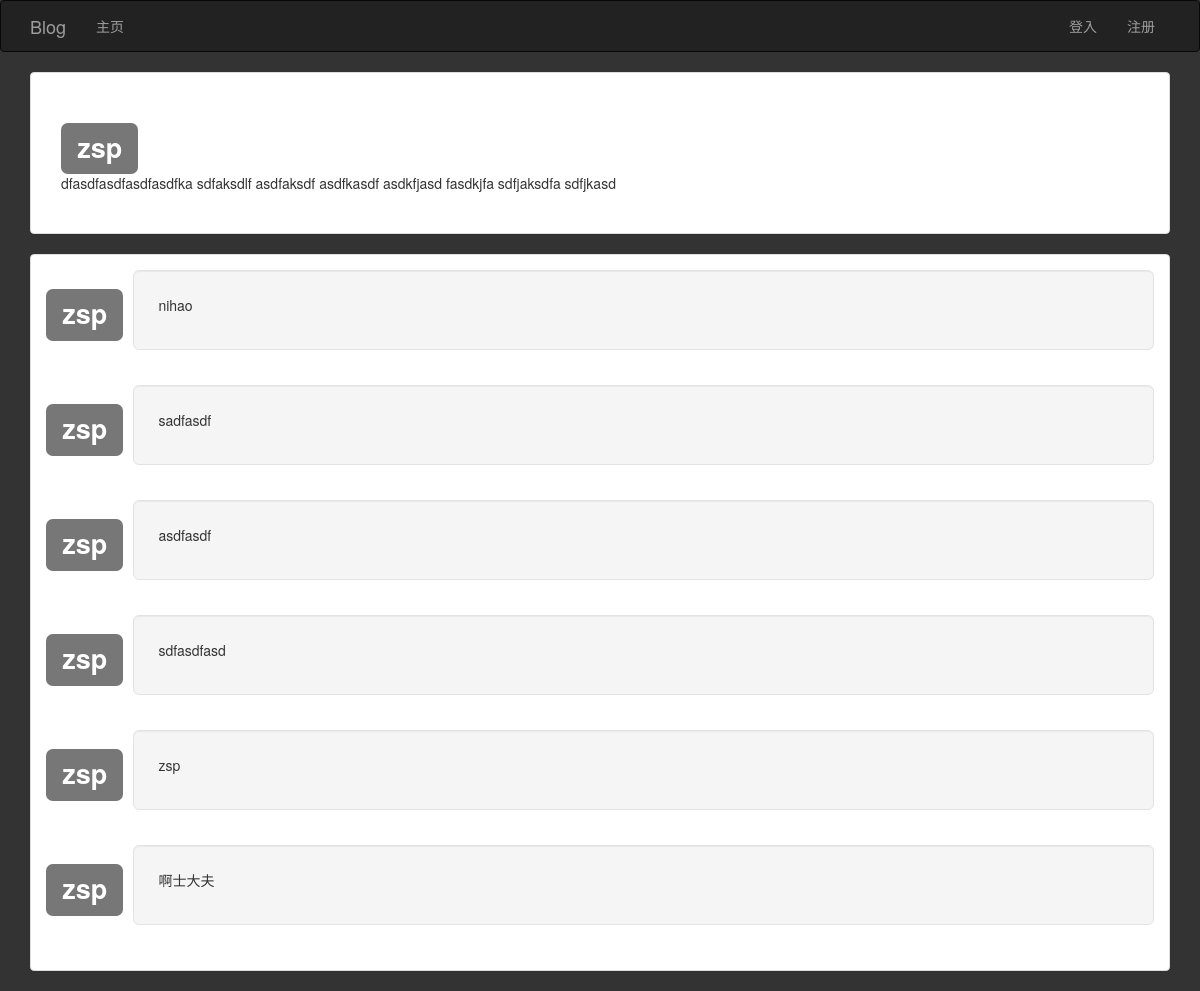
/post/107, run on an earlier commit of the app's database.
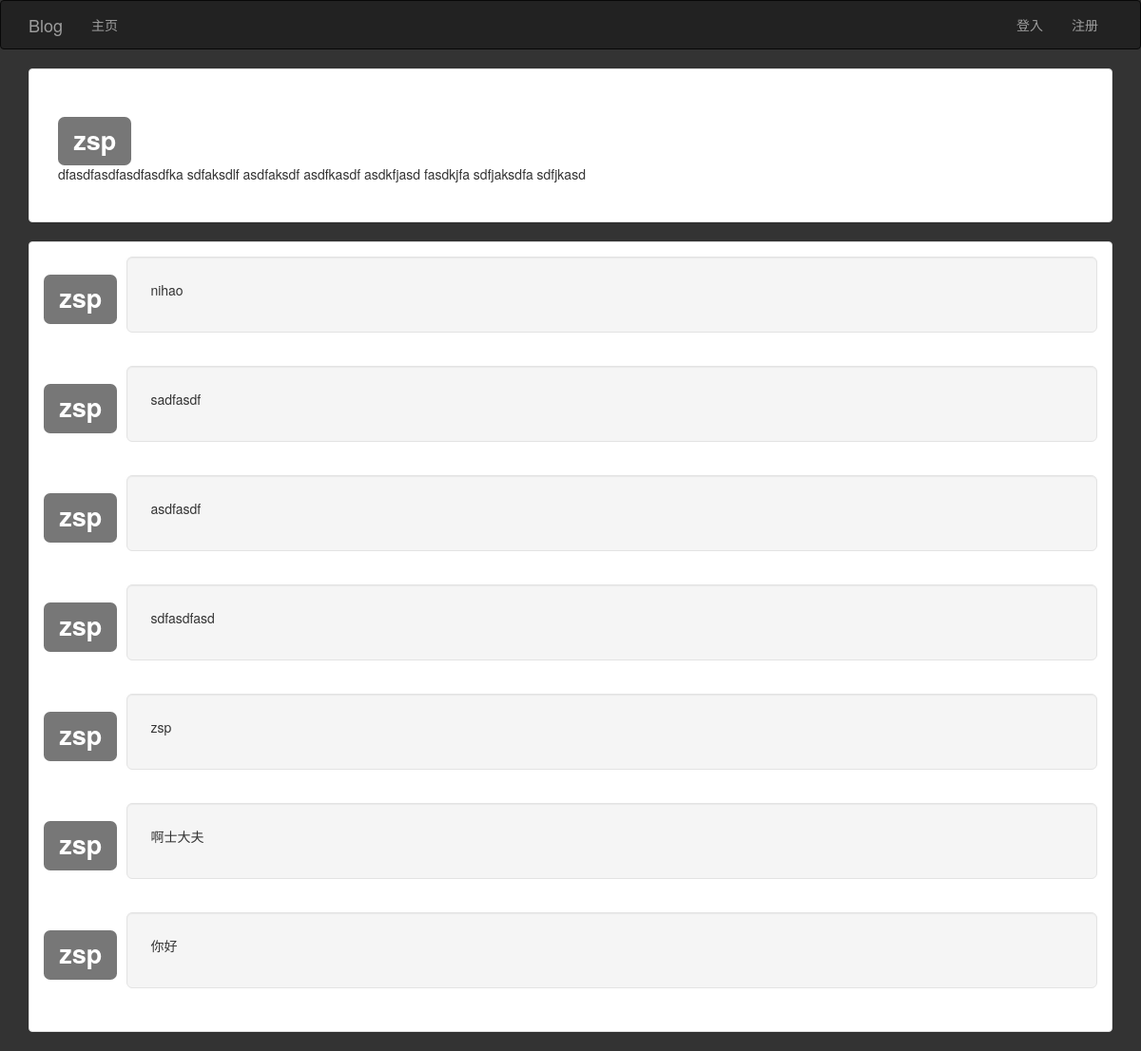
And on a later commit of the database.
### app/models.py (models this page shows, shortened)
class Post(db.Model):
	__tablename__ = 'posts'
	id = db.Column(db.Integer,primary_key=True)
	title = db.Column(db.String(64))
	subtitle = db.Column(db.String(64))
	body = db.Column(db.Text)
	body_html = db.Column(db.Text)
	body_browse = db.Column(db.Text)
	body_browse_html= db.Column(db.Text)
	timestamp = db.Column(db.DateTime,index=True,default=datetime.utcnow)
	author_id = db.Column(db.Integer,db.ForeignKey('users.id'))
	comments = db.relationship('Comment',backref='post',lazy='dynamic')

class User(UserMixin,db.Model):
	__tablename__ = 'users'
	email = db.Column(db.String(64),unique=True,index=True)
	id = db.Column(db.Integer,primary_key=True)
	username = db.Column(db.String(64),unique=True,index=True)
	role_id = db.Column(db.Integer,db.ForeignKey('roles.id'))
	password_hash = db.Column(db.String(128))
	name = db.Column(db.String(64))
	about_me = db.Column(db.Text())
	memeber_since = db.Column(db.DateTime(),default=datetime.utcnow)
	last_seen = db.Column(db.DateTime(),default=datetime.utcnow)
	posts = db.relationship('Post',backref='author',lazy='dynamic')
	comments = db.relationship('Comment',backref='author',lazy='dynamic')
	@property
	def password(self):
		raise AttributeError("password is not a readable attribute!")

class Comment(db.Model):
	__tablename__='comments'
	id = db.Column(db.Integer,primary_key=True)
	body = db.Column(db.Text)
	body_html = db.Column(db.Text)
	timestamp = db.Column(db.DateTime,index=True,default=datetime.utcnow)
	disabled = db.Column(db.Boolean)
	author_id = db.Column(db.Integer,db.ForeignKey('users.id'))
	post_id = db.Column(db.Integer,db.ForeignKey('posts.id'))

### app/main/views.py (the view)
@main.route('/post/<int:id>',methods=['POST','GET'])
def post(id):
	post = Post.query.get_or_404(id)
	form = CommentForm()
	if form.validate_on_submit() and current_user.can(Permission.COMMENT):
		comment = Comment(body=form.body.data,post=post,author=current_user._get_current_object())
		db.session.add(comment)
		flash('评论成功')
		return redirect(url_for('.post',id=post.id))
	comments=Comment.query.filter_by(post=post)
	return render_template('post.html',posts=[post],form=form,
		comments=comments)

### app/auth/views.py (called while the page is built)
@auth.before_app_request
def before_request():
	if current_user.is_authenticated:
		current_user.ping()

### app/main/__init__.py (called while the page is built)
@main.app_context_processor
def inject_permissions():
	return dict(Permission=Permission)

### app/models.py (called while the page is built)
	def can(self,permissions):
		return False

### app/templates/post.html
{% extends "base.html" %}
{% import "bootstrap/wtf.html"as wtf %}
{%block head%}
{{super()}}
<link rel="stylesheet" type="text/css" href="{{url_for('static',filename='css/base.css')}}">
{%endblock%}
{% block page_content %}
{%include '_posts.html' %}
{% endblock%}

### app/templates/_posts.html (shortened to what this page needs)
{%for post in posts %}
<div class="panel panel-default">
	<div class="panel-body">
			<div class="panel-body">
		<a href="{{url_for('main.user',username=post.author.username)}}"><h1 class="media-object"><span class="label label-default">{{post.author.username}}</span></h1></a>
		{%if post.body_html%}
			{{post.body_html | safe}}
			{%else%}
			{{post.body}}
		{%endif%}
	</div>
	</div>
</div>
<div class="panel panel-default">
	<div class="panel-body">
		<ul class="media-list">
			<li class="media">
				<div class="media-body">
					{% for comment in comments%}
					<div class="media">
						<div class="media-left">
							<h1 class="media-object"><span class="label label-default">{{comment.author.username}}</span></h1>
						</div>
						<div class="media-body">
							<div class="well well-lg">
								<p>{{comment.body_html | safe}}</p>
							</div>
						</div>
					</div>
					{%endfor%}
				</div>
		</li>
	</ul>
</div>
</div>
{%endfor%}

What changed in the data, as far as the page shows it:
added Comment: author.username "zsp", body_html "你好"
